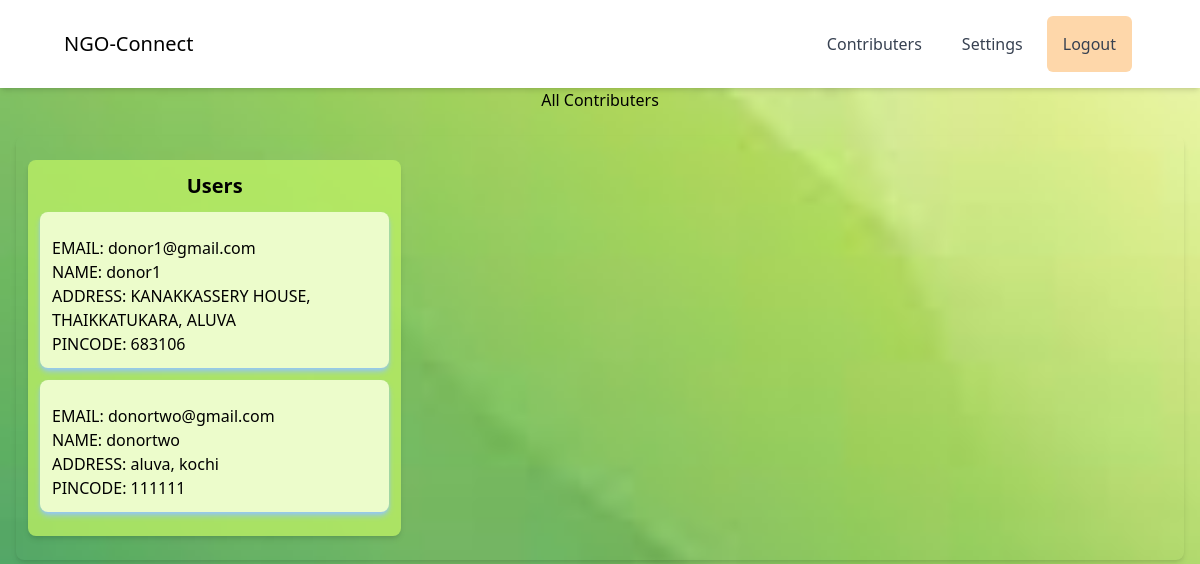
/ngo/ngo_donor_users, run on the app's committed database.
### base/models.py (models this page shows)
class ngousers(models.Model):
    user = models.OneToOneField(User, on_delete=models.CASCADE)
    user_type = models.CharField(max_length=10, choices=[
        ('NGO', 'NGO'),
        ('Donor', 'Donor'),
        ('Receiver','Receiver'),
    ])
    phone_number = models.CharField(max_length=13, null=True)
    address = models.CharField(max_length=100, null=True)
    pincode = models.CharField(max_length=10, null=True)
    is_balance_defined =models.BooleanField(default=False)

### ngo/views.py (the view)
# urls.py: path('ngo_donor_users', views.ngo_donor_users, name="ngo_donor_users"),
def ngo_donor_users(request):
    user_name=request.user
    users = User.objects.all()
    user_details = ngousers.objects.all()
    count = 1
    context = {
        'user' : user_name,
        'users' : users,
        'user_details' : user_details,
        'count' : count,
    }
    return render(request, 'ngo_donors.html', context)

### ngo/templates/ngo_donors.html (shortened to what this page needs)
<!DOCTYPE html>
<html lang="en">
<head>
    <script src="https://cdn.tailwindcss.com"></script>
</head>
<body class="font-sans" style="
            background-size: cover;
            background-position: center;" >
<header
    class="lg:px-16 px-4 bg-white flex flex-wrap items-center py-4 shadow-md"
>
    <div class="flex-1 flex justify-between items-center">
        <a href="/ngo/ngo_base" class="text-xl">NGO-Connect</a>
    </div>
    <div class="hidden lg:flex lg:items-center lg:w-auto w-full" id="menu">
        <nav>
            <ul
                class="lg:flex items-center justify-between text-base text-gray-700 pt-4 lg:pt-0"
            >
                <li><a class="lg:p-4 py-3 rounded-md px-0 mx-1 block hover:bg-blue-300" href="#">Contributers</a></li>
                <li><a class="lg:p-4 py-3 rounded-md px-0 mx-1 block hover:bg-blue-300" href="#">Settings</a></li>
                <li><a class="lg:p-4 py-3 rounded-md bg-orange-200 px-0 mx-1 block hover:bg-red-500" href="/logout">Logout</a></li>
            </ul>
        </nav>
    </div>
</header>
<h1 class="text-center">All Contributers</h1>
<section class="text-center my-6 mx-4">
    <div class="flex flex-col lg:grid lg:grid-cols-3 gap-3 justify-around rounded-lg shadow-md p-3 my-3">
        <div class="bg-lime-300/75 rounded-lg shadow-md p-3 my-3">
          <h2 class="text-xl font-bold">Users</h2>
          {% for user in users %} {% for detail in user_details %} {% if detail.user == user %}
          {% if detail.user_type == "Donor" %}
          <div class="shadow-md shadow-blue-300 p-3 my-3 bg-lime-100 rounded-lg">
            <ul class="mt-3">
              <li class="text-left">EMAIL: {{ user.username }}</li>
              <li class="text-left">NAME: {{ user.first_name }}</li>
              <li class="text-left">ADDRESS: {{ detail.address }}</li>
              <li class="text-left">PINCODE: {{ detail.pincode }}</li>
            </ul>
          </div>
          {% endif %}
          {% endif %} {% endfor %} {% endfor %}
        </div>
      </div>
    </section>
  </body>
</html>

### data on the page
ngousers: address "KANAKKASSERY HOUSE, THAIKKATUKARA, ALUVA", pincode "683106"
ngousers: address "aluva, kochi", pincode "111111"

### other printed values
{{ user.username }} "donor1@gmail.com"
{{ user.first_name }} "donor1"
{{ user.username }} "donortwo@gmail.com"
{{ user.first_name }} "donortwo"
